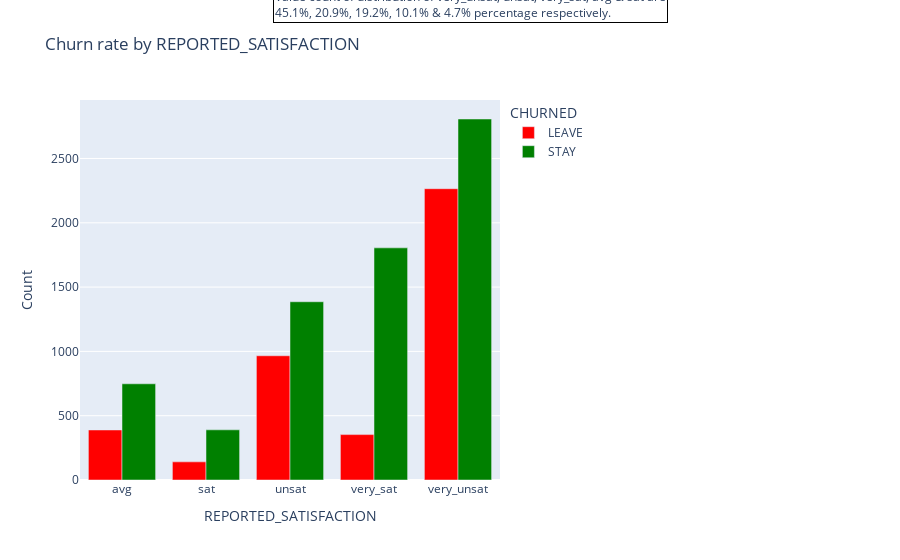

Notebook code for this chart:
### Markdown cell above
On va voir las variables objects

### Code cell
bar('REPORTED_SATISFACTION') #LESSTHAN600k #REPORTED_SATISFACTION #CONSIDERING_CHANGE_OF_PLAN #REPORTED_USAGE_LEVEL

### Figure 1 — Plotly figure (JSON) as saved in the notebook; plotly's stock layout.template omitted (floating-point values rounded to 4 significant figures)
{"data": [{"alignmentgroup": "True", "hovertemplate": "CHURNED=LEAVE<br>REPORTED_SATISFACTION=%{x}<br>Count=%{y}<extra></extra>", "legendgroup": "LEAVE", "marker": {"color": "red", "pattern": {"shape": ""}}, "name": "LEAVE", "offsetgroup": "LEAVE", "orientation": "v", "showlegend": true, "textposition": "auto", "type": "bar", "x": ["avg", "sat", "unsat", "very_sat", "very_unsat"], "xaxis": "x", "y": [389, 141, 966, 353, 2265], "yaxis": "y"}, {"alignmentgroup": "True", "hovertemplate": "CHURNED=STAY<br>REPORTED_SATISFACTION=%{x}<br>Count=%{y}<extra></extra>", "legendgroup": "STAY", "marker": {"color": "green", "pattern": {"shape": ""}}, "name": "STAY", "offsetgroup": "STAY", "orientation": "v", "showlegend": true, "textposition": "auto", "type": "bar", "x": ["avg", "sat", "unsat", "very_sat", "very_unsat"], "xaxis": "x", "y": [748, 390, 1386, 1805, 2807], "yaxis": "y"}], "layout": {"annotations": [{"align": "left", "bordercolor": "black", "borderwidth": 1, "showarrow": false, "text": "Value count of distribution of very_unsat, unsat, very_sat, avg & sat are<br>45.1%, 20.9%, 19.2%, 10.1% & 4.7% percentage respectively.", "x": 1.4, "xref": "paper", "y": 1.3, "yref": "paper"}], "barmode": "group", "legend": {"title": {"text": "CHURNED"}, "tracegroupgap": 0}, "margin": {"r": 400}, "title": {"text": "Churn rate by REPORTED_SATISFACTION"}, "xaxis": {"anchor": "y", "domain": [0, 1], "title": {"text": "REPORTED_SATISFACTION"}}, "yaxis": {"anchor": "x", "domain": [0, 1], "title": {"text": "Count"}}}}
